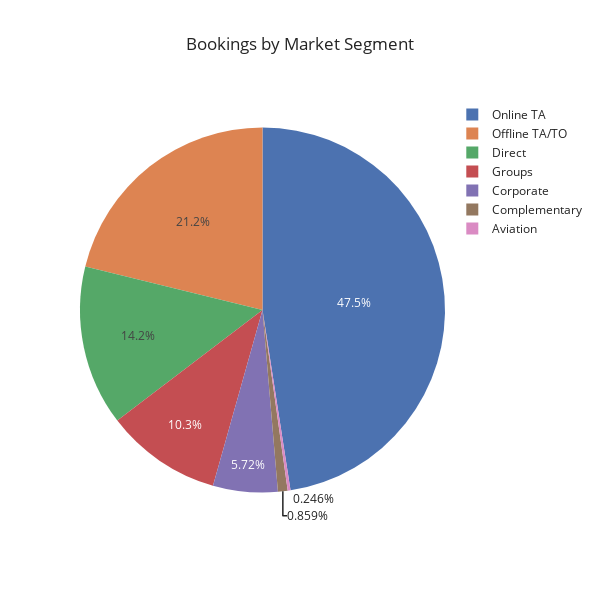

Write notebook code for a chart like this one.
### Code cell
# Bookings by market segment
df_booking_segments = df[df['is_canceled'] == 0]
df_booking_segments.pivot_table(index=['market_segment'], aggfunc='size').sort_values(ascending=False)


# create a pie chart to show the bookings by market segment along with the legend
fig = px.pie(
    df_country,
    values=df_country['market_segment'].value_counts().values,
    names=df_country['market_segment'].value_counts().index,
    title='Bookings by Market Segment',
    template='seaborn',
    width=600,
    height=600
)

fig.show()

### Figure 1 — Plotly figure (JSON) as saved in the notebook; plotly's stock layout.template omitted (floating-point values rounded to 4 significant figures)
{"data": [{"domain": {"x": [0, 1], "y": [0, 1]}, "hovertemplate": "label=%{label}<br>value=%{value}<extra></extra>", "labels": ["Online TA", "Offline TA/TO", "Direct", "Groups", "Corporate", "Complementary", "Aviation"], "legendgroup": "", "name": "", "showlegend": true, "type": "pie", "values": [35738, 15908, 10672, 7714, 4303, 646, 185]}], "layout": {"height": 600, "legend": {"tracegroupgap": 0}, "title": {"text": "Bookings by Market Segment"}, "width": 600}}
